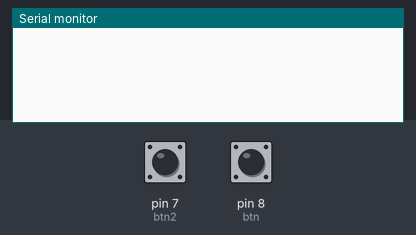
Bench run of a sketch on a simulated Arduino Uno, built with avr-gcc and run on an emulated ATmega328P. On the bench: the last lines printed to the serial monitor. The test bench sets the inputs (shaded band); at power-on: pin 7 (btn2) LOW, pin 8 (btn) LOW.

Above: at 1.2 s.
1.3 s: pin 7 (btn2) pulled HIGH for 0.15 s
At 1.6 s:
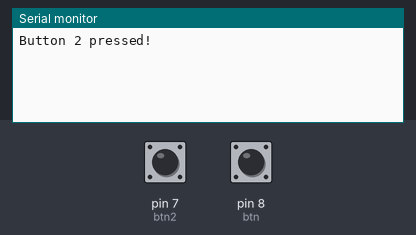
2.9 s: pin 8 (btn) pulled HIGH for 0.15 s
At 4.1 s:
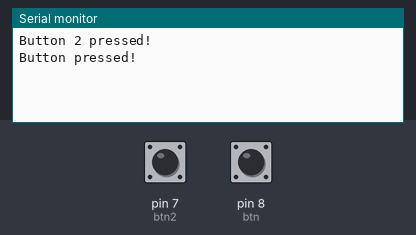

The sketch:

EasyButton.ino
```cpp
#include "EasyButton.h"

EasyButton btn(8);
EasyButton btn2(7);

void setup() {
  Serial.begin(9600);
}

void loop() {
  if (btn2.on(RISING_EDGE)) {
    Serial.println("Button 2 pressed!");
  }

  if (btn.on(RISING_EDGE)) {
    Serial.println("Button pressed!");
  }
}
```

EasyButton.cpp
```cpp
#include "EasyButton.h"

EasyButton::EasyButton(int pin) {
  pinMode(pin, INPUT);
  this->pin = pin;
}

int EasyButton::isPressed() {
  return this->state;
}

int EasyButton::on(int edge) {
  this->state = digitalRead(this->pin);
  int isAction = 0;

  if (this->state != this->prevState) {
    isAction = (this->state == HIGH && !edge) || (this->state == LOW && edge);
  }

  this->prevState = this->state;
  return isAction;
}
```

EasyButton.h
```cpp
#include <Arduino.h>

#ifndef MAX_BUTTONS
#define MAX_BUTTONS 6
#endif

#define RISING_EDGE 0
#define FALLING_EDGE 1

class EasyButton {
  int state;
  int prevState;
  int pin;

  public:
    EasyButton(int pin);

    int isPressed();
    int on(int edge);

    static void CheckSignals();
};
```

Measured:
- after the input at 1.3 s, the serial monitor: prints a new line at once (image 1)
- after the input at 2.9 s, the serial monitor: prints a new line at once (image 2)
